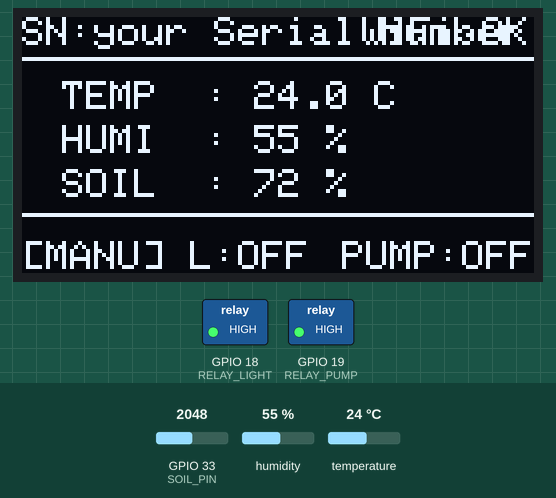
Simulated run of this sketch. Board: ESP32. Parts: 128×64 one-colour display, switched loads named in the sketch (green lamp = pin HIGH). The inputs (shaded band) are chosen by the test bench; at power-on: humidity 55 %, GPIO 33 (SOIL_PIN) = 2048, temperature 24 °C. WiFi joins after 1.5 s; servers stay silent unless stated; no MQTT or app messages arrive unless stated.

Above: at 3.6 s.
3.7 s: humidity set to 22 %
At 6.6 s:
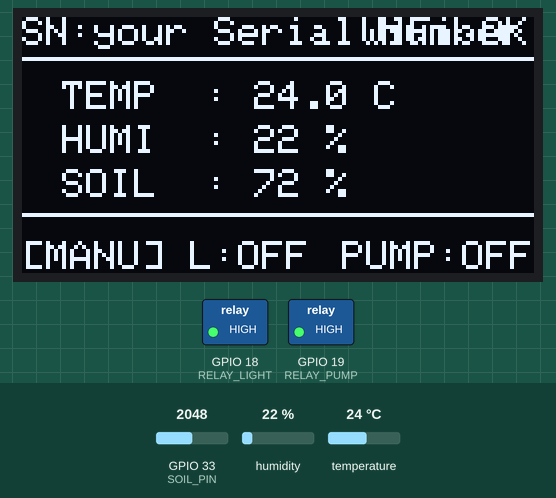
7.5 s: GPIO 33 (SOIL_PIN) set to 2866
At 10.1 s:
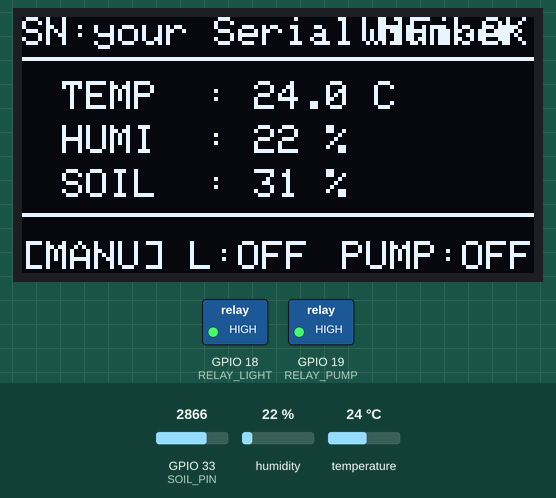
10.5 s: temperature set to 12 °C
At 12.5 s:
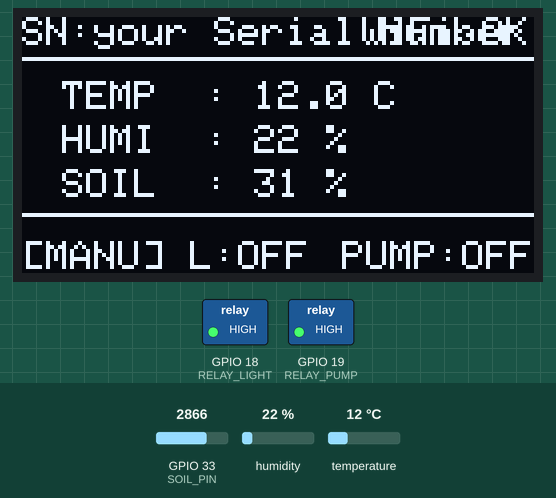
13.5 s: GPIO 33 (SOIL_PIN) set to 3040
At 16.0 s:
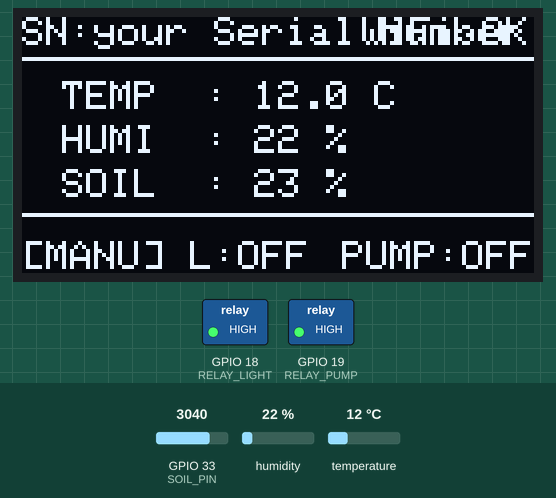
16.5 s: humidity set to 40 %
At 18.3 s:
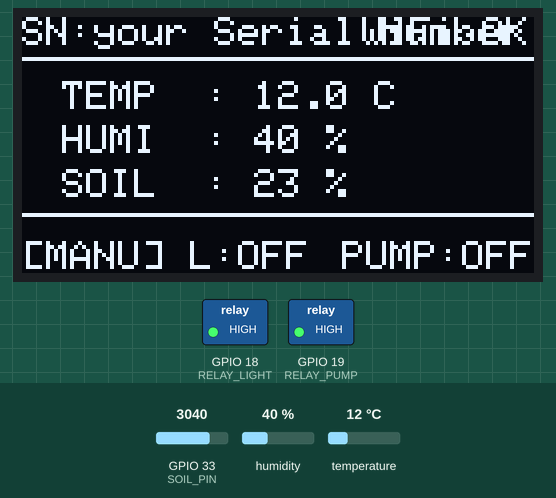
19.5 s: GPIO 33 (SOIL_PIN) set to 2960
Timing chart, 0 to 22.5 s (numbered marks = the images above; inputs shaded):
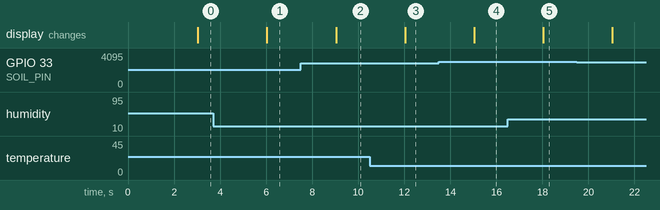

Measured:
- after the input at 3.7 s, the display: changes after 2.3 s (image 1)
- after the input at 7.5 s, the display: changes after 1.5 s (image 2)
- after the input at 10.5 s, the display: changes after 1.5 s (image 3)
- after the input at 13.5 s, the display: changes after 1.5 s (image 4)
- after the input at 16.5 s, the display: changes after 1.5 s (image 5)

The sketch:

ESP32.ino
```cpp
/*
 * =================================================================
 * SMART FARM ESP32 - COMPLETE VERSION (SDA:21, SCL:22)
 * =================================================================
 */

#include <WiFi.h>
#include <PubSubClient.h>
#include <ArduinoJson.h>
#include <DHT.h>
#include <Wire.h>
#include <Adafruit_GFX.h>
#include <Adafruit_SSD1306.h>

// --- ตั้งค่าอุปกรณ์ ---
const char* userToken = "your TokenID";
const char* serialNumber = "your Serial Number";
const char* ssid = "your WIFI Name";
const char* password = "your WiFi Password";
const char* mqtt_server = "your mqtt IP";

#define DHTPIN 32
#define DHTTYPE DHT22
#define SOIL_PIN 33
#define RELAY_LIGHT 18
#define RELAY_PUMP 19

Adafruit_SSD1306 display(128, 64, &Wire, -1);
DHT dht(DHTPIN, DHTTYPE);
WiFiClient espClient;
PubSubClient client(espClient);

// --- ตัวแปร ---
bool autoMode = false;
int soilLow = -1;
int soilHigh = -1;
unsigned long lastSend = 0;
unsigned long lastWifiAttempt = 0;

String baseTopic = "user/" + String(userToken) + "/farm/" + String(serialNumber);
String statusTopic = baseTopic + "/status";
String controlTopic = baseTopic + "/control";

void updateOLED(float t, float h, float s) {
  display.clearDisplay();
  display.setTextColor(SSD1306_WHITE);
  display.setTextSize(1); // ใช้ขนาด 1 ทั้งหน้าจอ มั่นใจได้ว่าไม่ล้นจอ

  // === 1. แถวบนสุด: การเชื่อมต่อระบบ (มุมบนสุด) ===
  display.setCursor(0, 0);
  display.printf("SN:%s", serialNumber);

  // เช็กสถานะ WiFi (แสดงมุมบนขวา)
  display.setCursor(85, 0);
  if (WiFi.status() == WL_CONNECTED) {
    display.print("WiFi:OK");
  } else if (WiFi.status() == WL_DISCONNECTED || WiFi.status() == WL_IDLE_STATUS) {
    display.print("WF:CONN"); // กำลังเชื่อมต่อ
  } else {
    display.print("WF:FAIL"); // เชื่อมต่อไม่ได้/หลุด
  }

  // เส้นคั่นส่วนหัว
  display.drawFastHLine(0, 10, 128, SSD1306_WHITE);

  // === 2. โซนกลาง: มัดรวมค่าเซนเซอร์ไว้ด้วยกัน (อ่านง่ายในจุดเดียว) ===
  display.setCursor(10, 16);
  display.printf("TEMP  : %.1f C", t);    // อุณหภูมิอากาศ

  display.setCursor(10, 27);
  display.printf("HUMI  : %.0f %%", h);    // ความชื้นอากาศ

  display.setCursor(10, 38);
  display.printf("SOIL  : %.0f %%", s);    // ความชื้นในดิน

  // เส้นคั่นก่อนเข้าสู่โซนควบคุม
  display.drawFastHLine(0, 49, 128, SSD1306_WHITE);

  // === 3. แถวล่างสุด: โหมดการทำงาน และ การควบคุมอุปกรณ์ ===
  // ตัดเงื่อนไข WAIT ออกแล้ว -> ถ้า true เป็น [AUTO] ถ้า false เป็น [MANU] ทันที
  display.setCursor(0, 56);
  display.printf("[%s]", autoMode ? "AUTO" : "MANU");

  // แสดงสถานะ ไฟ และ ปั๊มน้ำ (ขยับปั๊มมาที่พิกัด 80 ตามสัดส่วนเดิมของคุณ)
  display.setCursor(42, 56);
  display.printf("L:%s", digitalRead(RELAY_LIGHT) == LOW ? "ON" : "OFF");

  display.setCursor(80, 56);
  display.printf("PUMP:%s", digitalRead(RELAY_PUMP) == LOW ? "ON" : "OFF");

  display.display();
}

void callback(char* topic, byte* payload, unsigned int length) {
  StaticJsonDocument<256> doc;
  deserializeJson(doc, payload, length);

  if (doc.containsKey("light")) digitalWrite(RELAY_LIGHT, doc["light"] == 1 ? LOW : HIGH);

  if (doc.containsKey("pump")) {
    autoMode = false;
    digitalWrite(RELAY_PUMP, doc["pump"] == 1 ? LOW : HIGH);
  }

  if (doc.containsKey("auto_mode")) {
    autoMode = doc["auto_mode"];
    if (doc.containsKey("soil_low")) soilLow = doc["soil_low"];
    if (doc.containsKey("soil_high")) soilHigh = doc["soil_high"];
  }
}

void setup() {
  Serial.begin(115200);

  // กำหนดขา I2C สำหรับ OLED
  Wire.begin(21, 22);
  if(!display.begin(SSD1306_SWITCHCAPVCC, 0x3C)) Serial.println("OLED failed");

  dht.begin();
  pinMode(RELAY_LIGHT, OUTPUT);
  pinMode(RELAY_PUMP, OUTPUT);
  digitalWrite(RELAY_LIGHT, HIGH);
  digitalWrite(RELAY_PUMP, HIGH);

  WiFi.begin(ssid, password);
  client.setServer(mqtt_server, 1883);
  client.setCallback(callback);
}

void loop() {
  // WiFi management
  if (WiFi.status() != WL_CONNECTED) {
    if (millis() - lastWifiAttempt > 5000) {
      WiFi.begin(ssid, password);
      lastWifiAttempt = millis();
    }
  }

  // MQTT management
  if (WiFi.status() == WL_CONNECTED && !client.connected()) {
    if (client.connect(serialNumber)) client.subscribe(controlTopic.c_str());
  }
  client.loop();

  // Task execution
  if (millis() - lastSend > 3000) {
    lastSend = millis();

    float h = dht.readHumidity();
    float t = dht.readTemperature();
    int rawSoil = analogRead(SOIL_PIN);
    float s = constrain(map(rawSoil, 3500, 1500, 0, 100), 0, 100);

    if (autoMode && soilLow != -1 && soilHigh != -1) {
      if (s < soilLow) digitalWrite(RELAY_PUMP, LOW);
      else if (s >= soilHigh) digitalWrite(RELAY_PUMP, HIGH);
    }

    updateOLED(t, h, s);

    if (client.connected()) {
      StaticJsonDocument<256> outDoc;
      outDoc["temp"] = t;
      outDoc["humi"] = h;
      outDoc["soil_moisture"] = s;
      outDoc["pump"] = (digitalRead(RELAY_PUMP) == LOW);
      outDoc["light"] = (digitalRead(RELAY_LIGHT) == LOW);
      outDoc["auto_mode"] = autoMode;
      outDoc["soil_low"] = soilLow;
      outDoc["soil_high"] = soilHigh;

      char buffer[256];
      serializeJson(outDoc, buffer);
      client.publish(statusTopic.c_str(), buffer);
    }
  }
}
```
